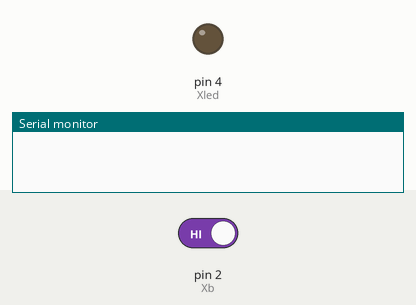
Recording of a sketch running on a simulated Arduino Uno, built with avr-gcc and run on an emulated ATmega328P. Parts: output pins drawn as LEDs (lit = HIGH), the last lines printed to the serial monitor. Dashed ring = blinking. The test bench sets the inputs (shaded band); at power-on: pin 2 (Xb) HIGH. The modem accepts every AT command (registered, SIM ready, sends succeed) and sends nothing else.

Above: at 1.7 s.
1.8 s: pin 2 (Xb) driven LOW
At 1.9 s:
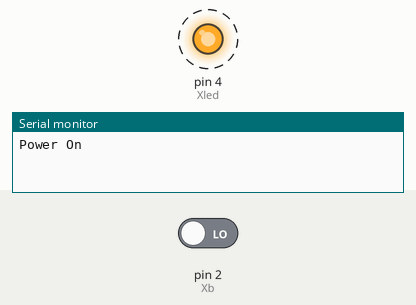
Timing chart, 0 to 10.8 s (numbered marks = the images above; inputs shaded):
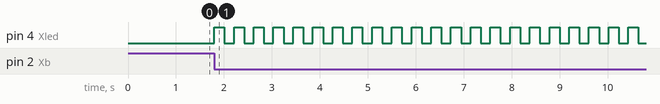

Measured:
- after the input at 1.8 s, pin 4 (Xled): alternates HIGH for 0.21 s and LOW for 0.20 s, starting at once

The sketch:

BLE_Wheel.ino
```cpp
//
// BLE_Wheel.ino
// This code reads in inputs from an Xbox steering wheel such as the
// the steering wheel, pedals and switches. These inputs are being sent over
// bluetooth to a robot start which reacts to these inputs
// Instructables Post: https://www.instructables.com/id/Controlling-Robot-Over-Bluetooth-Using-Xbox-Steeri/
// Blog: http://www.roboroblog.wordpress.com
// Created by Ronan Byrne
// Last Updated 14/09/2016
//


#include<SoftwareSerial.h>
// Include timer library which can be found
// here http://www.doctormonk.com/search?q=timer
#include<Timer.h>

SoftwareSerial BTSerial(6, 7); // RX|TX
Timer t;

// Define Pins
int lPed = A2;
int rPed = A1;
int wheel = A0;
int Xb = 2;
int Xled = 4;

//Define Variables
String inString = "";
boolean Connecting = false;
boolean Connected = false;
boolean on = false;
String message = "";
int count = 0;
float reverse, forward, angle;

void setup() {
  Serial.begin(57600);         // Begin Serial Monitor at 57600 baudrate
  BTSerial.begin(57600);

  // Define INPUTS/OUTPUTS
  pinMode(lPed, INPUT);
  pinMode(rPed, INPUT);
  pinMode(wheel, INPUT);
  pinMode(Xb, INPUT);
  pinMode(Xled, OUTPUT);

  digitalWrite(Xled, LOW);    // Set Xbox LED to off

  // The function takeReading runs every 100ms
  t.every(100, takeReading);
  BTSerial.println("AT");
  delay(500);
}

void loop() {
  t.update();// update the timer
  if (digitalRead(Xb) == 0) { // If power is off and button pressed, turn on
    if (on == false) {
      on = true;
      digitalWrite(Xled, HIGH);  // Set Xbox LED to on
      Serial.println("Power On"); // Print "Power On"
      delay(10); // Small delay between serial prints
      BTSerial.println("AT");
    }
    else {
      on = false;
      digitalWrite(Xled, LOW);  // Set Xbox Led off
      Serial.println("Power Off"); // Print "Power Off"
    }
    delay(200);  // Delay 200ms to reduce chance of bouncing
  }
  // If Recieving data from the module
  if (BTSerial.available()) {
    inString = BTSerial.readStringUntil('\n'); // stop reading current data when a new line is found
    inString.trim(); // Trim whitespace
    //Serial.println(inString); // Print data to serial monitor
    // If slave found, connect
    if (inString == "Devices Found 1"){
      BTSerial.println("AT+CONN1");
      Connecting =true;
    }
    // If connected, start reading and sending data
    else if(inString == "+Connected  0x001583007773"){
      Connected = true;
      Connecting = false;
      digitalWrite(Xled,HIGH);
    }
    // If disconnect, stop reading and sending data
    else if (inString == "+Disconnected") {
      Connected = false;
      digitalWrite(Xled, LOW);
    }
  }


  //read from the Serial and print to the HM-10
  if (Serial.available()) {
    BTSerial.write(Serial.read());
  }
}


void takeReading() {
  if (on == true) {
    if (Connected == true) {
      // Arduino has a 10bit ADC so to convert the bits to voltage the formula is (input_bits/2^10-1)*voltage_range
      angle = (float(analogRead(wheel)) / 1023) * 5.0;  // Voltage from Steering Wheel
      forward = (float(analogRead(rPed)) / 1023) * 5.0; // Voltage from Right Pedal
      reverse = (float(analogRead(lPed)) / 1023) * 5.0; // Voltage from Left Pedal
      // Create a string of the voltages
      message =  String(angle) + "," + String(reverse)
                 + "," + String(forward);
      BTSerial.println(message); // Print string
    }
    else if(Connecting == false && Connected == false )   {
      if (count == 30) {// Search for slave every 3 seconds
        SearchSlave();
        count = 0;
      }
      // flash led every half second when not connected
      else if (count == 5 || count == 10 || count == 15 || count == 20 || count ==25) {
        boolean ledState = digitalRead(Xled);
        digitalWrite(Xled, !ledState);
      }
      count++;
    }
  }
}


void SearchSlave() {
    boolean ledState = digitalRead(Xled);
    digitalWrite(Xled, !ledState);
    BTSerial.println("AT+INQ");
}
```
